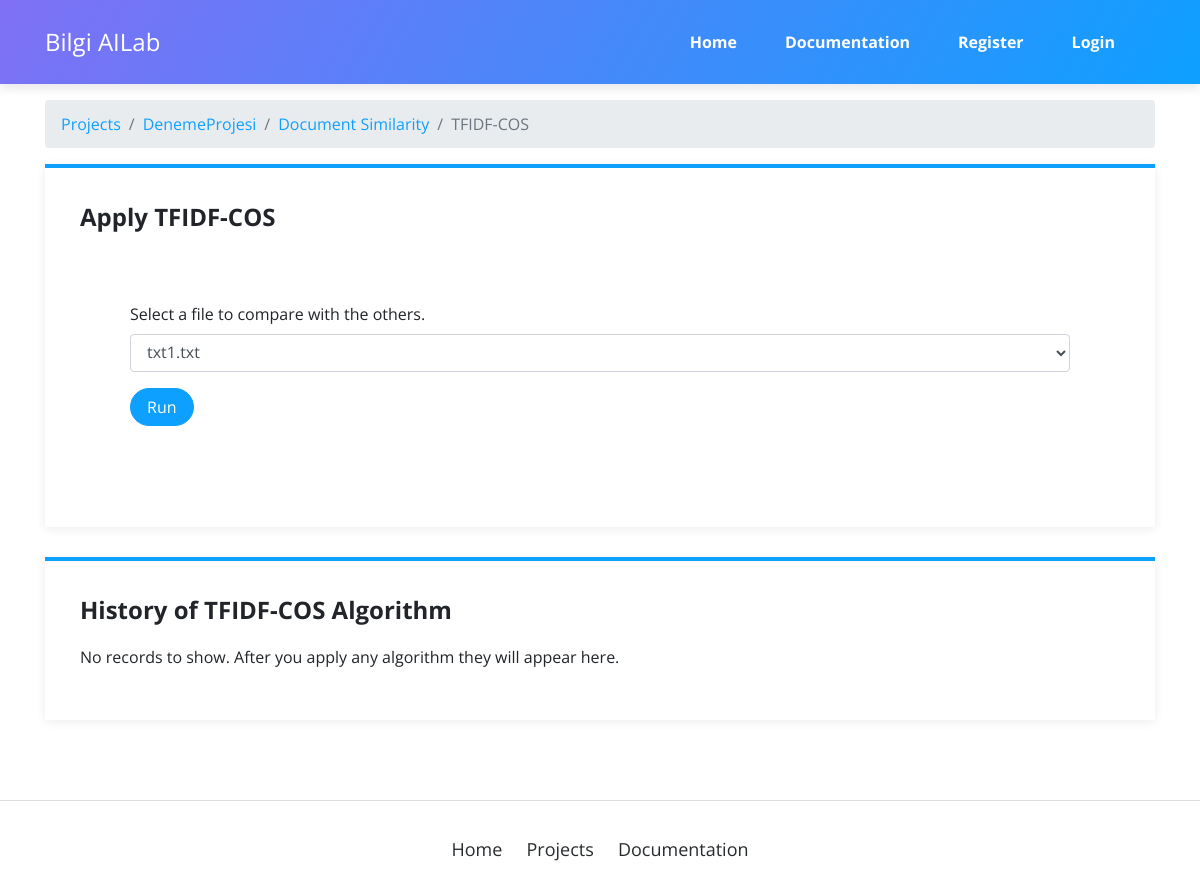
/projects/28/document-similarity/tfidf-cos, run on an earlier commit of the app's database.
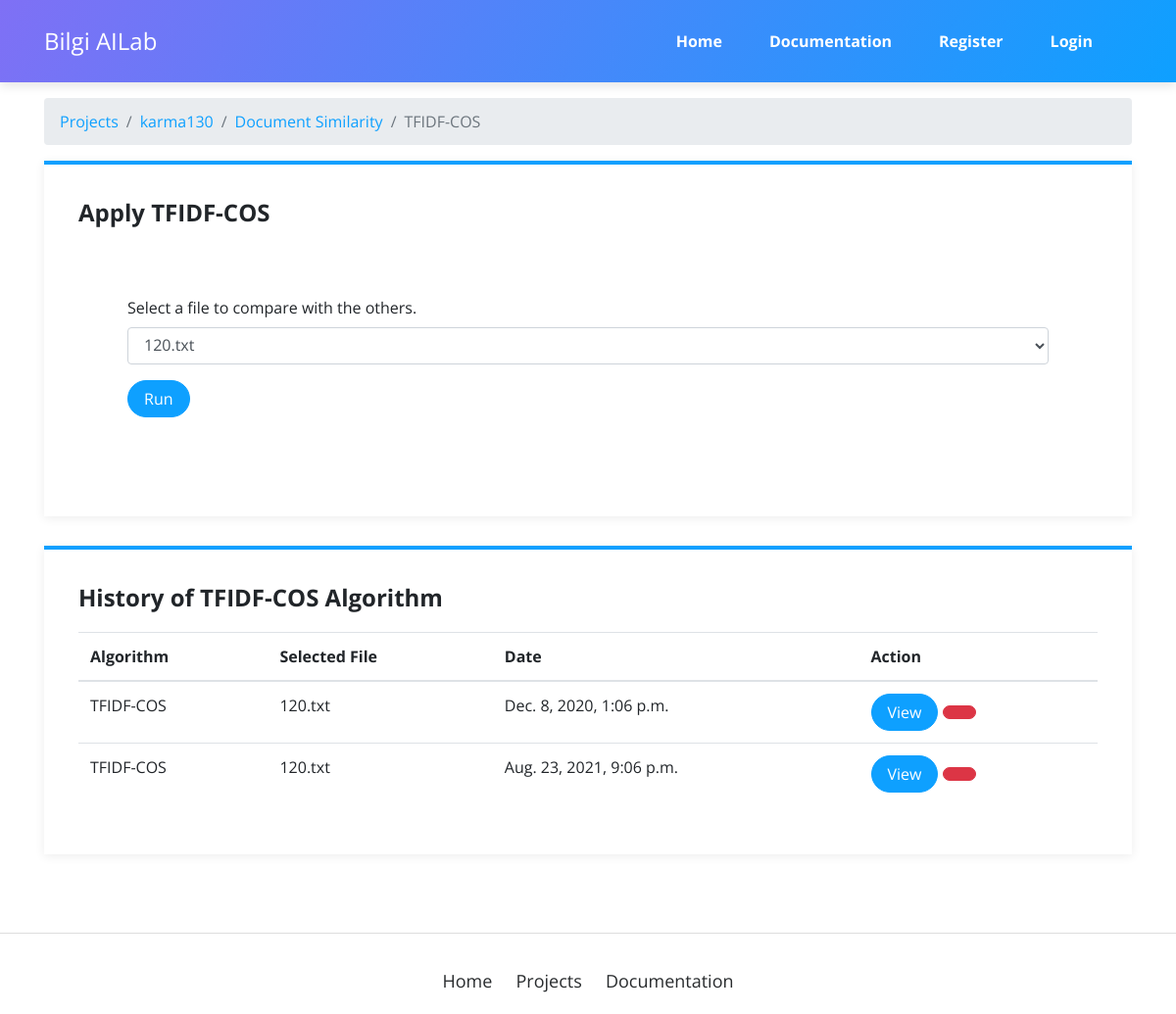
And on a later commit of the database.
### project/models.py (models this page shows, shortened)
class Project(models.Model):
    title = models.CharField(max_length=100)
    author = models.ForeignKey(User, on_delete=models.CASCADE, null=True)
    project_folder = models.CharField(max_length=32)
    date = models.DateTimeField(auto_now_add=True)
    def get_files(self):
        return ProjectFile.objects.filter(project=self)

### document_similarity/models.py (models this page shows, shortened)
class Report(models.Model):
    date = models.DateTimeField(auto_now_add=True)
    project = models.ForeignKey(Project, on_delete=models.CASCADE, related_name='sim_project')
    algorithm = models.CharField(max_length=100)
    all_data = models.TextField()
    selected_document_index = models.IntegerField()
    selected_document_name = models.CharField(max_length=1024)

### document_similarity/views.py (the view, shortened to what this page needs)
# urls.py: path('<int:pk>/document-similarity/<str:algorithm>', views.apply_similarity_algorithm,
def apply_similarity_algorithm(request, pk, algorithm):
    project = get_object_or_404(Project, pk=pk)
    reports = Report.objects.filter(project_id=pk, algorithm=algorithm.lower())
    content = {'project': project, 'algorithm': algorithm, 'reports': reports, 'files': project.get_files(),
               'title': f'{algorithm.upper()} - {project.title}'}
    breadcrumb = {
        "Projects": reverse('all_projects'),
        project.title: reverse('show_project', args=[project.id]),
        "Document Similarity": reverse('similarity_algorithms', args=[pk]),
        algorithm.upper(): ""
    }
    content['breadcrumb'] = breadcrumb
    return render(request, 'document_similarity/params.html', content)

### project/models.py (called while the page is built)
    def __str__(self):
        return os.path.basename(self.file.name)

### templates/document_similarity/params.html (shortened to what this page needs)
{% extends 'base.html' %}
{% block content %}
    <main class="page project-page">
        <section class="portfolio-block project">
            <div class="container">
                <div class="project-card-no-image">
                    <h3 style="font-size: 24px;">Apply <span
                            class="text-uppercase">{{ algorithm }}</span></h3>
                    <form method="post">
                        <div class="form-group">
                            <fieldset>
                                <label for="documents-select" class="">Select a file to compare with the others.</label>
                                <select class="form-control" name="file" id='documents-select'>
                                    {% for file in files %}
                                        <option value="{{ file.id }}">{{ file }}</option>
                                    {% endfor %}
                                </select>
                            </fieldset>
                        </div>
                        <div class="form-group">
                            <button class="btn btn-primary" type="submit">Run</button>
                        </div>
                    </form>
                </div>
                <div class="project-card-no-image">
                    <h3 style="font-size: 24px;">History of <span class="text-uppercase">{{ algorithm }}</span>
                        Algorithm</h3>
                    {% include 'document_similarity/components/history-table.html' %}
                </div>
            </div>
        </section>
    </main>
{% endblock %}

### templates/components/breadcrumb.html
{% if breadcrumb %}
    <div class="container">
        <nav style="margin-top: 100px" aria-label="breadcrumb">
            <ol class="breadcrumb">
                {% for key, value in breadcrumb.items %}
                    {% if value != "" %}
                        <li class="breadcrumb-item"><a href="{{ value }}">{{ key }}</a></li>
                    {% elif value == "" %}
                        <li class="breadcrumb-item active" aria-current="page">{{ key }}</li>
                    {% endif %}
                {% endfor %}
            </ol>
        </nav>
    </div>
{% endif %}

### templates/document_similarity/components/history-table.html (shortened to what this page needs)
{% if reports %}
    <div class="table-responsive">
        <table class="table">
            <thead>
            <tr>
                <th>Algorithm</th>
                <th>Selected File</th>
                <th>Date</th>
                <th>Action</th>
            </tr>
            </thead>
            <tbody>
            {% for report in reports %}
                <tr>
                    <td class="text-uppercase">{{ report.algorithm }}</td>
                    <td>{{ report.selected_document_name }}</td>
                    <td>{{ report.date }}</td>
                    <td>
                        <a href="{% url 'view_similarity_report' report.project.id report.algorithm report.id %}"
                           class="btn btn-primary"> View</a>
                        <a href="{% url 'remove_similarity_report' report.project.id report.algorithm report.id %}"
                           class="btn btn-danger"></a>
                    </td>
                </tr>
            {% endfor %}
            </tbody>
        </table>
    </div>
{% else %}
    <p>No records to show. After you apply any algorithm they will appear here.</p>
{% endif %}

What changed in the data, as far as the page shows it:
added Report: algorithm "TFIDF-COS", selected_document_name "120.txt", date "Dec. 8, 2020, 1:06 p.m."
added Report: algorithm "TFIDF-COS", selected_document_name "120.txt", date "Aug. 23, 2021, 9:06 p.m."
Also different on the page:
form field file: "txt1.txt" → "120.txt"
new list line: "karma130"
text no longer shown: "No records to show. After you apply any algorithm they will appear here."
text now shown: "Algorithm Selected File Date Action"
list line gone: "DenemeProjesi"
